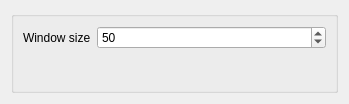
<?xml version="1.0" encoding="UTF-8"?>
<ui version="4.0">
 <class>Form</class>
 <widget class="QWidget" name="Form">
  <property name="geometry">
   <rect>
    <x>0</x>
    <y>0</y>
    <width>349</width>
    <height>104</height>
   </rect>
  </property>
  <property name="windowTitle">
   <string>Form</string>
  </property>
  <layout class="QVBoxLayout" name="verticalLayout">
   <item>
    <widget class="QGroupBox" name="groupBox">
     <layout class="QFormLayout" name="formLayout_2">
      <property name="fieldGrowthPolicy">
       <enum>QFormLayout::AllNonFixedFieldsGrow</enum>
      </property>
      <item row="0" column="0">
       <widget class="QLabel" name="winsizeLabel">
        <property name="text">
         <string>Window size</string>
        </property>
       </widget>
      </item>
      <item row="0" column="1">
       <widget class="QSpinBox" name="winsizeSpin">
        <property name="value">
         <number>50</number>
        </property>
       </widget>
      </item>
     </layout>
    </widget>
   </item>
  </layout>
 </widget>
 <resources/>
 <connections/>
</ui>
